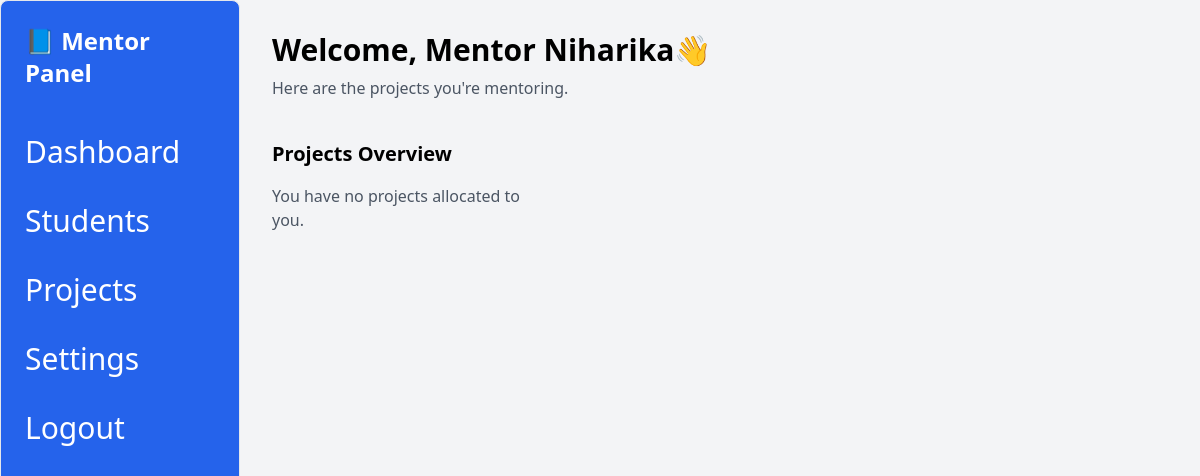
Before: /mentor/projects/ (signed in) with the older database file.
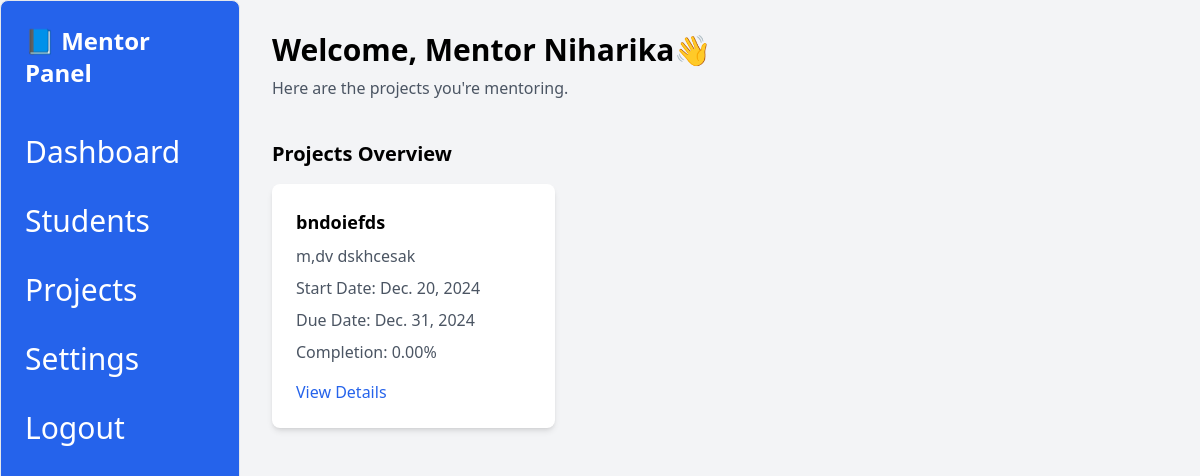
After: the same page with the newer database file.
### MySiteApp/models.py (models this page shows, shortened)
class User(AbstractUser):
    ROLE_CHOICES = [
        ('student', 'Student'),
        ('mentor', 'Mentor'),
        ('admin', 'Admin'),
    ]
    role = models.CharField(max_length=10, choices=ROLE_CHOICES, default='student')
    id = models.AutoField(primary_key=True)
    profile_picture = models.ImageField(upload_to='profile_pictures/', null=True, blank=True)
    mentor = models.ForeignKey(
        'self',
        on_delete=models.SET_NULL,
        null=True,
        blank=True,
        related_name='students'
    )  # Link students to mentors
    progress = models.FloatField(default=0.0)

class Project(models.Model):
    id = models.AutoField(primary_key=True)
    title = models.CharField(max_length=200)
    description = models.TextField(blank=True, null=True)
    start_date = models.DateField()
    due_date = models.DateField(default="2024-12-31")
    owner = models.ForeignKey(User, on_delete=models.CASCADE, related_name='owned_projects',null=True, blank=True)
    mentor = models.ForeignKey(User, on_delete=models.SET_NULL, null=True, blank=True, related_name='mentored_projects')  # Supervisor (mentor)
    students = models.ManyToManyField(
        User, related_name='assigned_projects', blank=True, limit_choices_to={'role': 'student'}
    )
    def completion_percentage(self):
        phases = self.phases.all()
        total_phases = phases.count()
        if total_phases == 0:
            return 0
        completed_phases = sum(phase.completion_percentage() for phase in phases)
        return (completed_phases / total_phases)

class Phases(models.Model):
    id = models.AutoField(primary_key=True)
    title = models.CharField(max_length=100,default="Default Phase Title")
    description = models.TextField(blank=True, null=True)
    due_date = models.DateField()
    status = models.CharField(max_length=50, choices=[('pending', 'Pending'), ('completed', 'Completed')], default='pending')
    project = models.ForeignKey(Project, on_delete=models.CASCADE, related_name='phases')
    mentor_notes = models.TextField(blank=True, null=True)  # Notes from the mentor
    def completion_percentage(self):
        tasks = self.tasks.all()
        total_tasks = tasks.count()
        if total_tasks == 0:
            return 0
        completed_tasks = sum(1 for task in tasks if task.status == 'completed')
        return (completed_tasks / total_tasks) * 100

### MySiteApp/views.py (the view)
# urls.py: path('mentor/projects/', views.mentor_student_projects, name='mentor_student_projects'),
@login_required
def mentor_student_projects(request):
    if request.user.role != 'mentor':
        return redirect('access_denied')  # Redirect unauthorized users
    mentor = request.user
    allocated_students = models.User.objects.filter(
        id__in=models.MentorStudentAllocation.objects.filter(mentor=mentor).values('student_id')
    )
    if not allocated_students:
        return render(request, 'mentor/all_projects.html', {'message': 'No students allocated to you yet.'})
    student_projects = models.Project.objects.filter(
        students__in=allocated_students
    ).distinct()  # Use distinct to avoid duplicates in case multiple students are on the same project
    if not student_projects:
        return render(request, 'mentor/all_projects.html', {'message': 'No projects found for your students.'})
    return render(request, 'mentor/all_projects.html', {'student_projects': student_projects})

### MySiteApp/templates/mentor/all_projects.html (shortened to what this page needs)
<!DOCTYPE html>
<html lang="en">
<head>
  <script src="https://cdn.tailwindcss.com"></script>
</head>
<body class="bg-gray-100">
  <div class="flex min-h-screen">
    <aside class="w-1/5 bg-blue-600 text-white p-6 rounded-lg border border-blue-5000">
      <div class="text-2xl font-bold mb-10">📘 Mentor Panel</div>
      <nav>
        <ul class="space-y-6">
          <li><a href="{% url 'mentor_dashboard' %}" class="text-white hover:text-gray-300 text-[30px]">Dashboard</a></li>
          <li><a href="{% url 'allocated_students' %}" class="text-white hover:text-gray-300 text-[30px]">Students</a></li>
          <li><a href="{% url 'mentor_student_projects' %}" class="text-white hover:text-gray-300 text-[30px]">Projects</a></li>
          <li><a href="#" class="text-white hover:text-gray-300 text-[30px]">Settings</a></li>
          <li><a href="{% url 'login' %}" class="text-white hover:text-gray-300 text-[30px]">Logout</a></li>
        </ul>
      </nav>
    </aside>
    <main class="flex-1 p-8">
      <header>
        <h1 class="text-3xl font-semibold">Welcome, Mentor {{ user.username }}👋</h1>
        <p class="text-gray-600 mt-2">Here are the projects you're mentoring.</p>
      </header>
      <section class="mt-10">
        <h2 class="text-xl font-semibold mb-4">Projects Overview</h2>
        <div class="grid grid-cols-1 md:grid-cols-2 lg:grid-cols-3 gap-6">
          {% for project in student_projects %}
          <div class="p-6 bg-white rounded-lg shadow-md">
            <h3 class="text-lg font-semibold">{{ project.title }}</h3>
            <p class="text-gray-600 mt-2">{{ project.description }}</p>
            <p class="text-gray-600 mt-2">Start Date: {{ project.start_date }}</p>
            <p class="text-gray-600 mt-2">Due Date: {{ project.due_date }}</p>
            <p class="text-gray-600 mt-2">Completion: {{ project.completion_percentage|floatformat:2 }}%</p>
            <a href="{% url 'project_detail_mentor' project.id %}" class="block mt-4 text-blue-600 hover:underline">View Details</a>
          </div>
          {% empty %}
          <p class="text-gray-600">You have no projects allocated to you.</p>
          {% endfor %}
        </div>
      </section>
    </main>
  </div>
</body>
</html>

Changed rows visible on the page:
added Project: title "bndoiefds", description "m,dv dskhcesak", start_date "Dec. 20, 2024", due_date "Dec. 31, 2024", completion_percentage "0.00"
Other visible differences:
text no longer shown: "You have no projects allocated to you."
